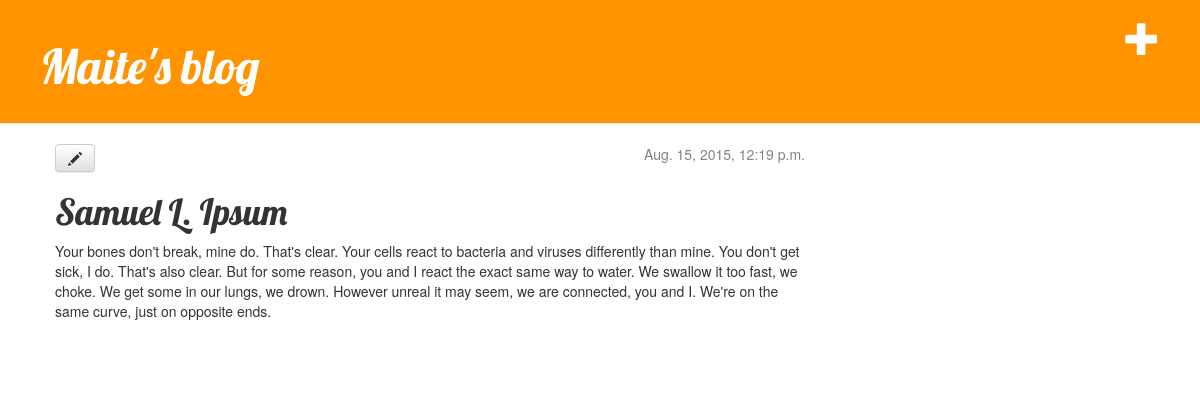
Page /post/2/ (signed in) on the committed database.
### blog/models.py (models this page shows, shortened)
class Post(models.Model):
	author = models.ForeignKey('auth.User')
	title = models.CharField(max_length=200)
	text = models.TextField()
	created_date = models.DateTimeField(default=timezone.now)
	published_date = models.DateTimeField(blank=True, null=True)

### blog/views.py (the view)
# urls.py: url(r'^post/(?P<pk>[0-9]+)/$', views.post_detail, name='post_detail'),
def post_detail(request, pk):
    post = get_object_or_404(Post, pk=pk)
    return render(request, 'blog/post_detail.html', {'post': post})

### blog/templates/blog/post_detail.html
{% extends "blog/base.html" %}
{% block content %}
    <div class="post">
        {% if post.published_date %}
            <div class="date">
                {{ post.published_date }}
            </div>
        {% endif %}
        <a class="btn btn-default" href="{% url "post_edit" pk=post.pk %}"><span class="glyphicon glyphicon-pencil"></span></a>
        <h1>{{ post.title }}</h1>
        <p>{{ post.text|linebreaks }}</p>
    </div>
{% endblock %}

### blog/static/css/blog.css (style rules this page uses)
h1, h2, h3, h4 { font-family: 'Lobster', cursive; }
.date { float: right; color: #828282; }
.post { margin-bottom: 70px; }

### rows in the picture
Post: published_date "Aug. 15, 2015, 12:19 p.m.", title "Samuel L. Ipsum", text "Your bones don't break, mine do. That's clear. Your cells react to bacteria and viruses differently than mine. You don't get sick, I do. That's also clear. But for some reason, you and I react the exact same way to water. We swallow it too fast, we choke. We get some in our lungs, we drown. However unreal it may seem, we are connected, you and I. We're on the same curve, just on opposite ends."
